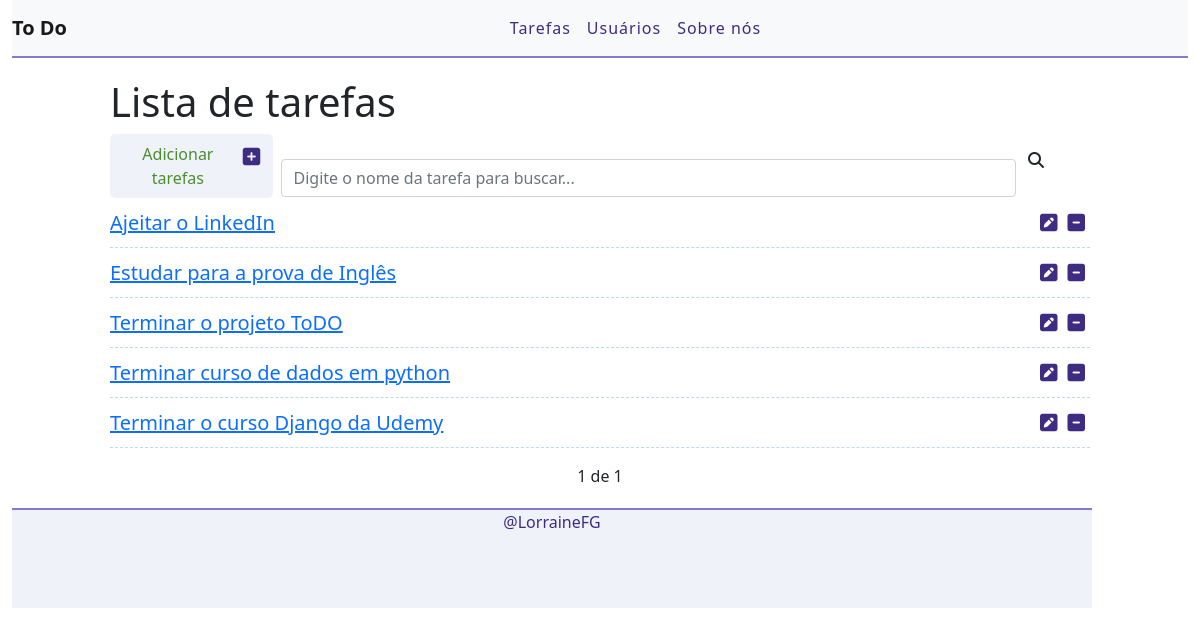
The app's page /, older data.
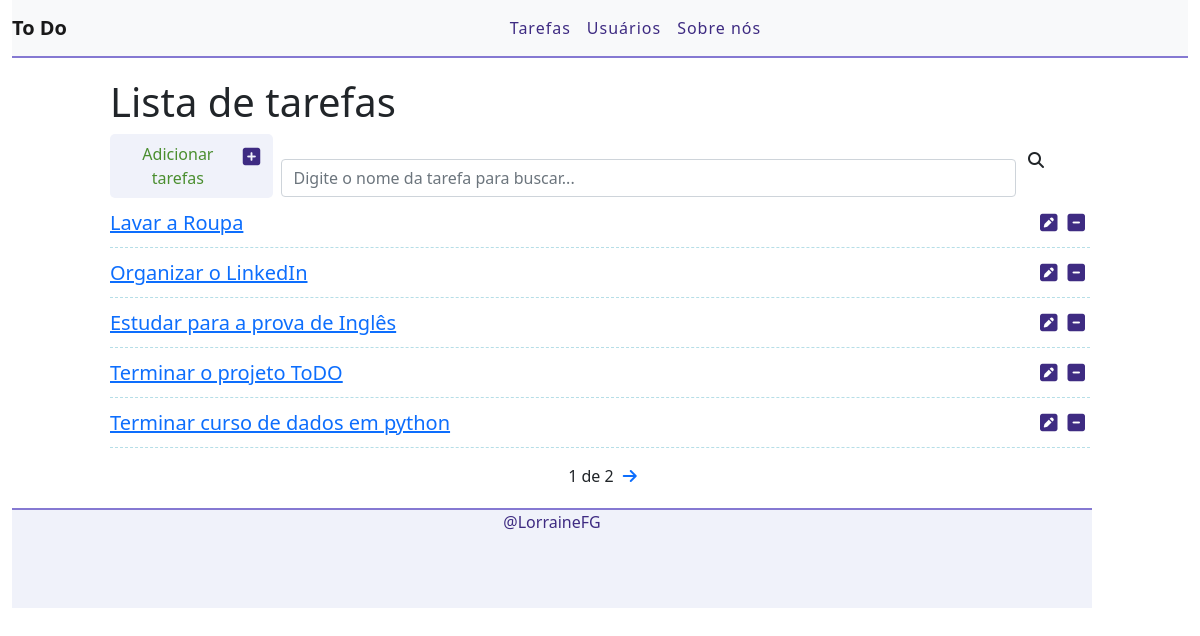
The same page, newer data.
### task/models.py (models this page shows, shortened)
class Task(models.Model):
    STATUS = (
        ('Doing', 'Doing'),
        ('Done', 'Done'),
    )
    title = models.CharField(max_length=255)
    description = models.TextField()
    done = models.CharField(max_length=5, choices=STATUS)
    created_al = models.DateTimeField(auto_now_add=True)
    Uptade_al = models.DateTimeField(auto_now = True)

### task/views.py (the view)
# urls.py: path('', views.taskList, name = 'task-list'),
def taskList(request):
  tasks_list = Task.objects.all().order_by('-created_al')
  paginator = Paginator(tasks_list, 5)
  page = request.GET.get('page')
  tasks = paginator.get_page(page)
  return render(request, 'task/list.html', {'tasks': tasks})

### task/templates/task/list.html (shortened to what this page needs)
{% extends 'base.html' %}
{% block content%}
<div class= "offset-1 col-10 list-div">
  <h1> Lista de tarefas </h1>
    <a id="add-link"  href="newtask/">
      <div class ="col-2 add-div">
        <i class="fa-solid fa-square-plus"></i></i>  Adicionar tarefas
      </div>
    </a>
    <div class =" col-9 search-div">
      <input class="form-control" type="text" id="search" name="search" placeholder="Digite o nome da tarefa para buscar...">
      <i class="fas fa-search"></i>
    </div>
  <ul class="task-list">
    {% for task in tasks %}
      <li class="task-item">
        <span> <a href="/task/{{task.id}}"> {{task.title}} </a> </span>
        <a href = "delete/{{task.id}}"<span> <i class="fa-solid fa-square-minus"></i></span></a>
        <a href="edit/{{task.id}}"><span> <i class="fa-solid fa-square-pen"></i></span></a>
    {% endfor %}
</div>
<div class="pagination">
  <span class='step-links'>
    <span class='current'>
      {{tasks.number}} de {{ tasks.paginator.num_pages }}
    </span>
    {% if tasks.has_next %}
      <a href="?page={{tasks.next_page_number}}"><i class='fas fa-arrow-right'></i></a>
    {% endif %}
</div>
{% endblock %}

### task/templates/base.html (shortened to what this page needs)
{% load static %}
<!DOCTYPE html>
<html lang="en">
  <head>
    <link rel="stylesheet" href="{% static 'css/styles.css' %}">
    <link rel="stylesheet" href="https://cdn.jsdelivr.net/npm/bootstrap@5.1.3/dist/css/bootstrap.min.css">
  </head>
  <body>
  <div class="container-fluid">
      <nav class="navbar navbar-expand-lg navbar-light bg-light">
        <a class="navbar-brand" href="/">To Do</a>
        <div class="collapse navbar-collapse" id="navbarSupportedContent">
            <ul class="navbar-nav">
                <li class="nav-item">
                    <a class="nav-link" href="#">Tarefas</a>
                </li>
                <li class="nav-item">
                    <a class="nav-link" href="#">Usuários</a>
                </li>
                <li class="nav-item">
                    <a class="nav-link" href="#">Sobre nós</a>
                </li>
            </ul>
        </div>
      </nav>
      {% block content %}{% endblock %}
      <footer>
      <p> @LorraineFG </p>
      </footer>
    </div>
  </body>
</html>

### task/static/css/styles.css (style rules this page uses)
:root { --main-color: #3E2B82; --second-color: #8579D2; --base-color: #F0F2FA; --text-main-color: black; --text-second-color: #4A8E2F; --yellow-color:#BAC247; --blue-color: #B6DEE7; }
.container-fluid { padding: 0; }
.navbar { border-bottom: 2px solid var(--second-color) ; margin-bottom: 20px; }
.navbar-nav { margin: auto; }
.navbar-brand { font-weight: bold; }
.navbar-light .navbar-nav a.nav-link { color: var(--main-color); letter-spacing: 1px; }
#add-link { text-decoration: none; }
.add-div { background-color: var(--base-color); cursor: pointer; display: inline-block; color: var(--text-second-color); padding: 8px; border-radius: 5px; margin-right: 3px; text-align: center; }
.fas.fa-search { position: absolute; top: 19vh; right: 13vw; cursor: pointer; }
.search-div { padding: 0; display: inline-block; }
.list-div { padding: 0; }
.task-list { padding: 0; }
.task-item { list-style: none; font-size: 20px; height: 50px; padding-top: 10px; border-bottom: 1px dashed var(--blue-color); }
.fa-solid { cursor: pointer; margin: 5px; font-size: 20px; float: right; color: var(--main-color); }
.pagination { margin-bottom: 20px; }
.step-links { position: relative; margin-left: auto; margin-right: auto; }
.step-links .current { margin-left: 5px; margin-right: 5px; }
footer { background-color: var(--base-color); height: 100px; border-top: 2px solid var(--second-color); position: fixed; width:90% ; }
footer p { color: var(--main-color); text-align: center; top: 50%; }

Row changes from the older to the newer data that the page shows:
no longer on this page (row unchanged): Task: title "Terminar o curso Django da Udemy"
added Task: title "Lavar a Roupa"
changed Task: title "Ajeitar o LinkedIn" → "Organizar o LinkedIn"
Text that changed along with them:
{{ tasks.paginator.num_pages }}: "1" → "2"
